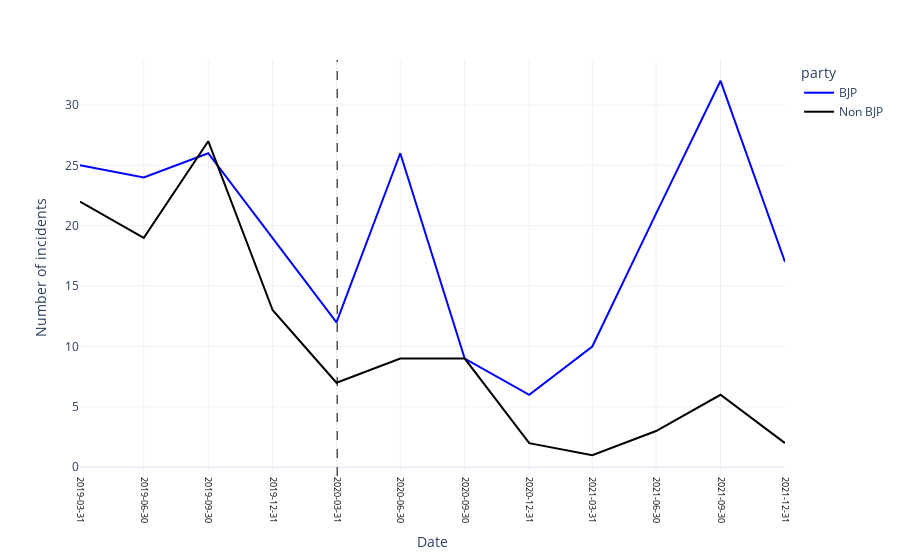

Here is the notebook cell this chart was saved with:
### Code cell
#convert date column to datetime
robust_df['Date'] = pd.to_datetime(robust_df['Date'])
robust_df = robust_df[robust_df['State'] != 'Delhi']
robust_df = robust_df[robust_df['State'] != 'Jammu and Kashmir']
robust_df = robust_df[robust_df['State'] != 'Chandigarh']
robust_df= robust_df[robust_df['State'] != 'Puducherry']
robust_df = robust_df[robust_df['State'] != 'Andaman and Nicobar Islands']
robust_df = robust_df[robust_df['State'] != 'Lakshadweep']
robust_df = robust_df[robust_df['State'] != 'Dadra and Nagar Haveli']
robust_df = robust_df[robust_df['State'] != 'Daman and Diu']


#create a new column called party_state and if state='Karnataka', 'Gujarat', 'Assam', 'Goa', 'Arunachal Pradesh', 'Haryana', 'Manipur', 'Uttar Pradesh', 'Tripura', 'Uttarakhand', 'Himachal Pradesh', mark BJP. Else Non BJP
robust_df['party'] = np.where(robust_df['State'].isin(['Karnataka', 'Madhya Pradesh', 'Gujarat', 'Assam', 'Goa', 'Arunachal Pradesh', 'Haryana', 'Manipur', 'Uttar Pradesh', 'Tripura', 'Uttarakhand', 'Himachal Pradesh']), 'BJP', 'Non BJP')
#make a new column called religion
robust_df['religion'] = np.nan
#if the "Identity" column has "Muslims", "Hindu Muslims", "Muslims Christians", "Muslims Hindu", "Muslims Christians", "Muslims Christians Other MInorities", "Muslims Police/Investigating Agency", "Muslims Public servant/Bureaucrat", "Muslims Hindu Police/Investigating Agency", enter "Muslim" in the column
robust_df.loc[(robust_df['Identity'].isin(['Muslims', 'Hindu Muslims', 'Muslims Christians', 'Muslims Hindu', 'Muslims Christians', 'Muslims Christians Other Minorities', 'Muslims Police/Investigating Agency', 'Muslims Public servant/Bureaucrat', 'Muslims Hindu Police/Investigating Agency'])), 'religion'] = 'Muslim'
#if Identity is empty, enter "Other"
robust_df.loc[(robust_df['religion'].isnull()), 'religion'] = 'Other'
#make a new column called year
robust_df['year'] = robust_df['Date'].dt.year
#remove the year 1970
robust_df = robust_df[robust_df['year'] != 1970]
#if a month is between January and April, then it is grouped as month=4, day=30. If it is between May and August,  then it is grouped as month=8, day=31. if it is between September and December, then it is grouped as month=12, day=31
robust_df['Date'] = robust_df['Date'].apply(lambda x: x.replace(month=3, day=31) if x.month <= 3 else x.replace(month=6, day=30) if x.month <= 6 else x.replace(month=9, day=30) if x.month <= 9 else x.replace(month=12, day=31))
#only keep year=2019, 2020, 2021
robust_df = robust_df[robust_df['Date'].dt.year.isin([2019, 2020, 2021])]
#only only rows where religion is "Muslim"
robust_df = robust_df[robust_df['religion'] == 'Muslim']
#count number of incidents by party, date, religion
count_robust_df = robust_df.groupby(['party', 'Date', 'religion']).size().reset_index(name='counts')
import plotly.express as px
#plot a line plot with ink blue line for BJP and black line for Non BJP and a plain background
fig = px.line(count_robust_df, x="Date", y="counts", color='party', color_discrete_map={'BJP': 'rgb(0,0,255)', 'Non BJP': 'rgb(0,0,0)'}, template='plotly_white')

#add a vertical line on the date 01-04-2020
fig.add_vline(x="2020-04-01", line_width=1, line_dash="dash", line_color="black")
#label all dates on the x-axis
fig.update_xaxes(
    ticktext=['2019-03-31', '2019-06-30', '2019-09-30', '2019-12-31', 
              '2020-03-31', '2020-06-30', '2020-09-30', '2020-12-31', 
              '2021-03-31', '2021-06-30', '2021-09-30', '2021-12-31',],
    tickvals=['2019-03-31', '2019-06-30', '2019-09-30', '2019-12-31', 
              '2020-03-31', '2020-06-30', '2020-09-30', '2020-12-31', 
              '2021-03-31', '2021-06-30', '2021-09-30', '2021-12-31'],
    tickangle=90,
    tickfont=dict(
        size=9,
        color='black')
)

#y-axis label
fig.update_yaxes(title_text='Number of incidents')

#show the plot
fig.show()

### Figure 1 — Plotly figure (JSON) as saved in the notebook; plotly's stock layout.template omitted (floating-point values rounded to 4 significant figures)
{"data": [{"hovertemplate": "party=BJP<br>Date=%{x}<br>counts=%{y}<extra></extra>", "legendgroup": "BJP", "line": {"color": "rgb(0,0,255)", "dash": "solid"}, "marker": {"symbol": "circle"}, "mode": "lines", "name": "BJP", "orientation": "v", "showlegend": true, "type": "scatter", "x": ["2019-03-31T00:00:00", "2019-06-30T00:00:00", "2019-09-30T00:00:00", "2019-12-31T00:00:00", "2020-03-31T00:00:00", "2020-06-30T00:00:00", "2020-09-30T00:00:00", "2020-12-31T00:00:00", "2021-03-31T00:00:00", "2021-06-30T00:00:00", "2021-09-30T00:00:00", "2021-12-31T00:00:00"], "xaxis": "x", "y": [25, 24, 26, 19, 12, 26, 9, 6, 10, 21, 32, 17], "yaxis": "y"}, {"hovertemplate": "party=Non BJP<br>Date=%{x}<br>counts=%{y}<extra></extra>", "legendgroup": "Non BJP", "line": {"color": "rgb(0,0,0)", "dash": "solid"}, "marker": {"symbol": "circle"}, "mode": "lines", "name": "Non BJP", "orientation": "v", "showlegend": true, "type": "scatter", "x": ["2019-03-31T00:00:00", "2019-06-30T00:00:00", "2019-09-30T00:00:00", "2019-12-31T00:00:00", "2020-03-31T00:00:00", "2020-06-30T00:00:00", "2020-09-30T00:00:00", "2020-12-31T00:00:00", "2021-03-31T00:00:00", "2021-06-30T00:00:00", "2021-09-30T00:00:00", "2021-12-31T00:00:00"], "xaxis": "x", "y": [22, 19, 27, 13, 7, 9, 9, 2, 1, 3, 6, 2], "yaxis": "y"}], "layout": {"legend": {"title": {"text": "party"}, "tracegroupgap": 0}, "margin": {"t": 60}, "shapes": [{"line": {"color": "black", "dash": "dash", "width": 1}, "type": "line", "x0": "2020-04-01", "x1": "2020-04-01", "xref": "x", "y0": 0, "y1": 1, "yref": "y domain"}], "xaxis": {"anchor": "y", "domain": [0, 1], "tickangle": 90, "tickfont": {"color": "black", "size": 9}, "ticktext": ["2019-03-31", "2019-06-30", "2019-09-30", "2019-12-31", "2020-03-31", "2020-06-30", "2020-09-30", "2020-12-31", "2021-03-31", "2021-06-30", "2021-09-30", "2021-12-31"], "tickvals": ["2019-03-31", "2019-06-30", "2019-09-30", "2019-12-31", "2020-03-31", "2020-06-30", "2020-09-30", "2020-12-31", "2021-03-31", "2021-06-30", "2021-09-30", "2021-12-31"], "title": {"text": "Date"}}, "yaxis": {"anchor": "x", "domain": [0, 1], "title": {"text": "Number of incidents"}}}}
